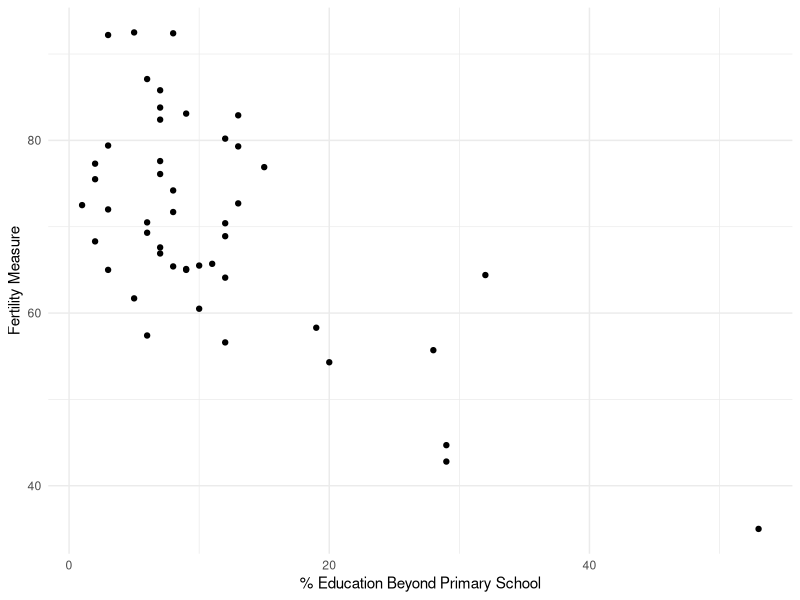
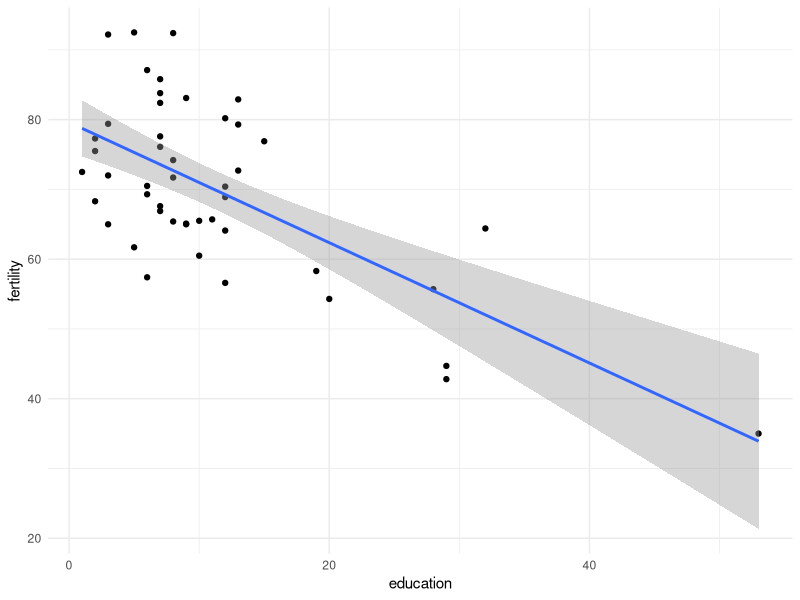

These charts were generated, in order, by the following R code:
#################################
# Bivariate Regression Analysis #
#################################

# Quick notes on replicability: install.packages()

library(ggplot2)
library(dplyr)
data(swiss)
head(swiss)

# Quick data clean up: rename

swiss <- swiss %>% rename(fertility = Fertility,
                          agriculture = Agriculture,
                          examination = Examination,
                          education = Education,
                          catholic = Catholic,
                          infant_mort = Infant.Mortality)

# Research question: what is the relationship between fertility and education?

ggplot(swiss, aes(x = education, y = fertility)) +
  geom_point() +
  theme_minimal() +
  labs(y = "Fertility Measure", x = "% Education Beyond Primary School") 

# Is there a negative or positive relationship between education
# and fertility? How strong is this relationship? What would "no
# relationship" look like visually?

### CORRELATION ###
# We can quantify this direction and strength by correlation:

swiss %>% summarise(cor(education, fertility))

# -Assumes linear relationship
# -Expresses linearity and direction, but not slope
# -Values range from -1 to 1
# -Correlation coefficient usually called r

# We can (and should!) test the significance of this finding -- i.e. we can
# see how confident we are that r *does not* equal 0.

cor.test(swiss$education, swiss$fertility, method = "pearson")

### BIVARIATE REGRESSION ###

# We can ask ggplot to plot an OLS regression line on top of our scatter.
# ALWAYS plot your data.

ggplot(swiss, aes(x = education, y = fertility)) + 
  geom_point() + 
  geom_smooth(method = lm) +
  theme_minimal()

# How does R draw this line? The clue is in the OLS (ordinary
# least squares). Minimizing summed squared distance of all
# points to a line.

basic_lm <- lm(fertility ~ education, data = swiss)
summary(basic_lm)

# Look at: 

# Sign of coefficient: negative or positive?

# P: is coefficient on your independent variable are really different from 0 
# (so the independent variables are having a genuine effect on your dependent 
# variable) or alternatively are any apparent differences from 0 just 
# due to random chance. 

# ***NOTE***: the size of the P value for a coefficient says nothing 
# about the size of the effect that variable is having on your dependent 
# variable - it is possible to have a highly significant result (very small 
# P-value) for a miniscule substantive effect.

# Coefficient here: if education goes up by 1 unit, change on fertility
# is -0.86 units. If education = 0, fertility = 79.6.

# In general, regression gives us:
# -Slope (substantive effect)
# -Statistical significance of the coefficients
# -Error estimates at various points along the line for whole regression
# -Prediction of the dependent variable values as a function of the 
# independent variable

# Important limits to when we can use OLS -- NOT on all data -- which
# we will dig into next week.

# % of variation in DV that is explained by IV

summary(basic_lm)$r.squared

# Finally, export this data as a .csv so you can use it next week in lab


write.csv(swiss, file = "swiss_data.csv")
